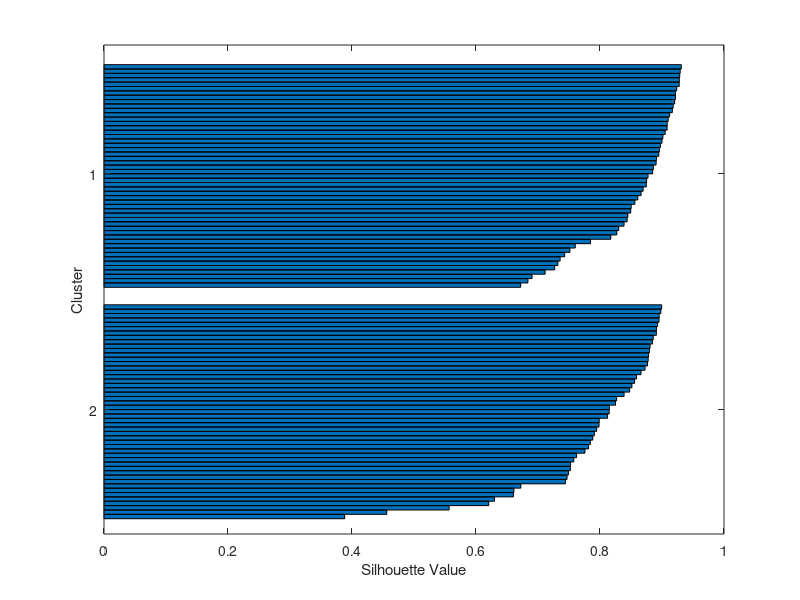

Here is the MATLAB script that generated this plot: (Note: this script raises an error after producing the figure.)
%% matlab_classification.m — 分类/聚类类求解模板 (C 题数据挖掘)
% 对应论文 §5.x 聚类与判别/分类模型
% 调用: matlab -batch "run('matlab_classification.m')"
% 国赛常见: 样本分类、客户分群、类别识别、降维可视化
% 依赖: 优先使用统计与机器学习工具箱; 无工具箱则自实现 K-means
clear; clc; rng(42);
have_stats = exist('fitcdiscr', 'file') > 0;  % 是否安装统计工具箱（用函数存在性检测更可靠）

%% 1. 参数定义 (模拟二维两类数据, 实际从附件读入)
% 两类样本, 二维特征, 各 50 个
n_grp = 50;
X = [randn(n_grp, 2) + 2; randn(n_grp, 2) - 1];   % 类1中心(+2,+2), 类2中心(-1,-1)
y_true = [ones(n_grp, 1); 2 * ones(n_grp, 1)];     % 真实类别 1/2
N = size(X, 1);
fprintf('读入样本: %d 个点, %d 维特征, 已知标签用于验证\n\n', N, size(X, 2));

%% 2. K-means 聚类 (无标签学习 -> 肘部法确定类数)
% 思路: 把 N 个样本划到 k 个簇使簇内平方和 (SSE, sum of squared errors) 最小。
% 肘部法逐 k 计算 SSE, 找拐点作为最佳类数; 轮廓系数衡量簇内紧、簇间松。
% 注: 无状态工具箱时用自实现 K-means (Step1~Step5)。

% Step1 计算 k=1..6 的簇内平方和 SSE (肘部法)
kmax = 6;
SSE = zeros(kmax, 1);
centroids_all = {};
label_all = {};
for k = 1:kmax
    if have_stats
        [lab, cen] = kmeans(X, k, 'Replicates', 10, 'MaxIter', 300);
    else   % 自实现: 随机初值 + 迭代到收敛 (简单起见固定初值)
        [lab, cen] = my_kmeans(X, k);
    end
    SSE(k) = sum(sum((X - cen(lab, :)) .^ 2, 2));
    centroids_all{k} = cen; label_all{k} = lab;
end
% Step2 依据肘部图人工判定最佳类数 (此处两簇中心分离, 选 k=2)
k_opt = 2;
lab_k = label_all{k_opt};
fprintf('肘部法 SSE(k=1..%d): %s\n', kmax, sprintf('%.2f  ', SSE'));
fprintf('选取最佳类数 k=%d (论文需结合肘部图拐点论证)\n\n', k_opt);

% Step3 轮廓系数评价聚类质量 (若工具箱可用)
if have_stats
    s = silhouette(X, lab_k);
    avg_s = mean(s);
    fprintf('聚类轮廓系数 (coefficient): 均值 = %.4f %s\n', avg_s, s_mean_msg(avg_s));
else
    avg_s = NaN;
    fprintf('未安装统计工具箱, 跳过轮廓系数 (silhouette) 计算 (Silhouette coefficient)\n');
end

%% 3. 判别分析 (监督分类, 需统计工具箱)
% 思路: 依据已知类别样本拟合判别函数 (线性判别式 Linear Discriminant),
% 对新样本判别归属类别。此处用前 70% 训练、后 30% 测试验证准确率。
if have_stats
    % Step1 划分训练/测试
    rng(42);
    idx = randperm(N);  tr = idx(1:round(0.7 * N));  te = idx(round(0.7 * N) + 1:end);
    % Step2 线性判别分析 fitcdiscr 并预测
    mdl = fitcdiscr(X(tr, :), y_true(tr));
    y_pred = predict(mdl, X(te, :));
    % Step3 准确率与混淆矩阵
    acc = mean(y_pred == y_true(te));
    Cmat = confusionmat(y_true(te), y_pred);
    fprintf('判别分析 (linear discriminant analysis, LDA):\n');
    fprintf('  测试集准确率 = %.2f%%, 混淆矩阵如下:\n', 100 * acc);
    disp(Cmat);
else
    acc = NaN;
    disp('未安装统计工具箱, 无法使用 fitcdiscr (判别分析), 跳过. 可安装工具箱或仅用 K-means 输出.');
end

%% 4. 主成分分析 PCA（Principal Component Analysis，可选, 供降维可视化）
% 思路: 通过正交变换将相关指标转换为互不相关的主成分, 用前两个主成分投影实现
% 高维数据的可视化与降维。无工具箱时用特征值分解 svd 自实现即可。
if have_stats
    [coeff, ~, latent, ~, explained] = pca(X);
else
    % 自实现 PCA: 中心化 -> 协方差 -> 特征值分解
    Xc = X - mean(X, 1);
    Cxx = Xc' * Xc / (N - 1);
    [coeff, latent] = eig(Cxx);
    [latent, ord] = sort(diag(latent), 'descend');
    coeff = coeff(:, ord);
    explained = 100 * latent / sum(latent);
end
fprintf('PCA 前两主成分方差贡献率: %.2f%% + %.2f%% = %.2f%%\n', ...
    explained(1), explained(2), explained(1) + explained(2));

%% 5. 结果可视化
if ~exist('figures', 'dir'), mkdir('figures'); end
figure('Color', 'w', 'Position', [100 100 1100 400]);

subplot(1, 3, 1);                       % 原始数据散点 (含真实标签)
plot(X(y_true == 1, 1), X(y_true == 1, 2), 'b.', 'MarkerSize', 12); hold on;
plot(X(y_true == 2, 1), X(y_true == 2, 2), 'r.', 'MarkerSize', 12);
xlabel('特征 1'); ylabel('特征 2'); title('原始数据 (真实标签)'); grid on; legend('类1', '类2');

subplot(1, 3, 2);                       % K-means 聚类结果
plot(X(lab_k == 1, 1), X(lab_k == 1, 2), 'b.', 'MarkerSize', 12); hold on;
plot(X(lab_k == 2, 1), X(lab_k == 2, 2), 'r.', 'MarkerSize', 12);
plot(centroids_all{k_opt}(:, 1), centroids_all{k_opt}(:, 2), ...
    'ks', 'MarkerSize', 12, 'MarkerFaceColor', 'y', 'LineWidth', 1.5);
xlabel('特征 1'); ylabel('特征 2'); title('K-means 聚类 (k=2)'); grid on; legend('簇1', '簇2', '质心');

subplot(1, 3, 3);                       % 肘部法曲线
plot(1:kmax, SSE, '-o', 'LineWidth', 1.5, 'MarkerFaceColor', 'r');
xlabel('聚类数 k'); ylabel('簇内平方和 SSE'); title('肘部法选 k'); grid on;

saveas(gcf, 'figures/matlab_classification_result.png');
fprintf('已保存 figures/matlab_classification_result.png\n');

%% 6. 结果落盘 (对应论文 result*.xlsx)
if ~exist('results', 'dir'), mkdir('results'); end
result_table = table([1:N]', X(:, 1), X(:, 2), y_true, lab_k, ...
    'VariableNames', {'sample_id', 'feat1', 'feat2', 'true_label', 'kmeans_label'});
writetable(result_table, 'results/result_matlab_classification.xlsx');
% 汇总指标
metric = table(k_opt, avg_s, acc, explained(1), explained(2), ...
    'VariableNames', {'k_opt', 'silhouette_mean', 'lda_test_acc', 'pc1_var', 'pc2_var'});
writetable(metric, 'results/metrics_matlab_classification.xlsx');
fprintf('已保存 results/result_matlab_classification.xlsx 与 metrics_matlab_classification.xlsx\n');

%% 7. 层次聚类 (Agglomerative Hierarchical, 国赛高频)
% 思路: 每个样本自成一簇, 按相近程度逐级合并生成树形谱系(dendrogram)。
% 有统计工具箱用 linkage/dendrogram; 无则用自实现单连接(single linkage)层次合并。
if have_stats
    % Step1 成对距离 + 凝聚层次聚类 (平均距离法 average linkage)
    D_dist = pdist(X);
    Z_link = linkage(D_dist, 'average');     % 层次合并树
    lab_h = cluster(Z_link, 'MaxClust', 2);  % 切成 2 簇
    % Step2 树状图 (谱系图)
    figure('Color', 'w');
    dendrogram(Z_link, 0, 'ColorThreshold', 'default');
    title('层次聚类树状图 Dendrogram'); xlabel('样本'); ylabel('距离');
    saveas(gcf, 'figures/matlab_classification_dendrogram.png');
else
    lab_h = my_single_linkage(X, 2);
    fprintf('未安装统计工具箱, 用自实现单连接层次聚类替代 linkage/dendrogram\n');
end
fprintf('层次聚类分到的簇: %s\n', sprintf('%d  ', lab_h'));

% 层次聚类结果散点着色 (用 plot 而非 gscatter, 免依赖统计工具箱)
figure('Color', 'w', 'Position', [100 100 520 400]);
plot(X(lab_h == 1, 1), X(lab_h == 1, 2), 'b.', 'MarkerSize', 12); hold on;
plot(X(lab_h == 2, 1), X(lab_h == 2, 2), 'r.', 'MarkerSize', 12);
xlabel('特征 1'); ylabel('特征 2'); title('层次聚类结果 (2 簇)'); grid on; legend('簇1', '簇2');
saveas(gcf, 'figures/matlab_classification_hierarchical.png');
% 落盘层次聚类标签
writetable(table(y_true, lab_h, 'VariableNames', {'true_label', 'hier_label'}), ...
    'results/result_matlab_classification_hier.xlsx');
fprintf('已保存 figures/matlab_classification_dendrogram.png 与 matlab_classification_hierarchical.png\n');
fprintf('分类/聚类脚本运行完成 (可替换 Y_true 用于监督验证或无标签聚类)\n');

%% 子函数: 自实现 K-means (无统计工具箱时调用)
function [label, centroid] = my_kmeans(X, k)
    [N, d] = size(X);
    % Step1 随机选 k 个初始质心
    rng(42);
    init_idx = randperm(N, k);
    centroid = X(init_idx, :);
    label = zeros(N, 1);
    max_iter = 300;
    for it = 1:max_iter
        % Step2 计算到各质心的距离并就近分配
        old_label = label;
        D = pdist2_mine(X, centroid);
        [~, label] = min(D, [], 2);
        % Step3 更新质心为簇内均值
        for j = 1:k
            centroid(j, :) = mean(X(label == j, :), 1);
        end
        % Step4 收敛判断 (标签不再变化或质心不变)
        if it > 1 && isequal(old_label, label)
            break;
        end
    end
end

%% 子函数: 自实现欧氏距离矩阵 D(i,j) = ||X(i,:) - C(j,:)||
function D = pdist2_mine(X, C)
    N = size(X, 1); k = size(C, 1);
    D = zeros(N, k);
    for j = 1:k
        D(:, j) = sum((X - C(j, :)) .^ 2, 2);   % 平方距离即可, 开根不改变最近性
    end
end

%% 子函数: 自实现单连接(single linkage)凝聚层次聚类, 返回 k 个簇标签
% Step1: 每个样本自成一簇; Step2: 反复合并簇间最近样本距离(单连接)最小者;
% Step3: 直到簇数减到 k。每次合并簇数减 1, 故只需合并 n-k 次。
function label = my_single_linkage(X, k)
    n = size(X, 1);
    clusters = cell(n, 1);
    for i = 1:n, clusters{i} = i; end     % Step1 每点一簇
    n_clu = n;
    while n_clu > k                        % Step2/3 反复合并
        best_d = Inf; best_i = 0; best_j = 0;
        for i = 1:n_clu
            for j = i + 1:n_clu
                dij = distances_between(X, clusters{i}, clusters{j});
                if dij < best_d, best_d = dij; best_i = i; best_j = j; end
            end
        end
        clusters{best_i} = [clusters{best_i}, clusters{best_j}];
        clusters(best_j) = [];
        n_clu = n_clu - 1;
    end
    label = zeros(n, 1);
    for c = 1:numel(clusters)
        label(clusters{c}) = c;
    end
end

%% 子函数: 两簇间单连接距离 = 最近的一对样本间欧氏距离
function d = distances_between(X, ca, cb)
    d = Inf;
    for i = ca
        for j = cb
            dij = sqrt(sum((X(i, :) - X(j, :)) .^ 2));
            if dij < d, d = dij; end
        end
    end
end

%% 子函数: 轮廓系数均值的中文定性描述
function msg = s_mean_msg(sv)
    if sv >= 0.7,      msg = '(聚类结构强)';
    elseif sv >= 0.5,  msg = '(聚类结构合理)';
    elseif sv >= 0.25, msg = '(聚类结构较弱)';
    else,              msg = '(聚类结构差, 应重选 k)';
    end
end
